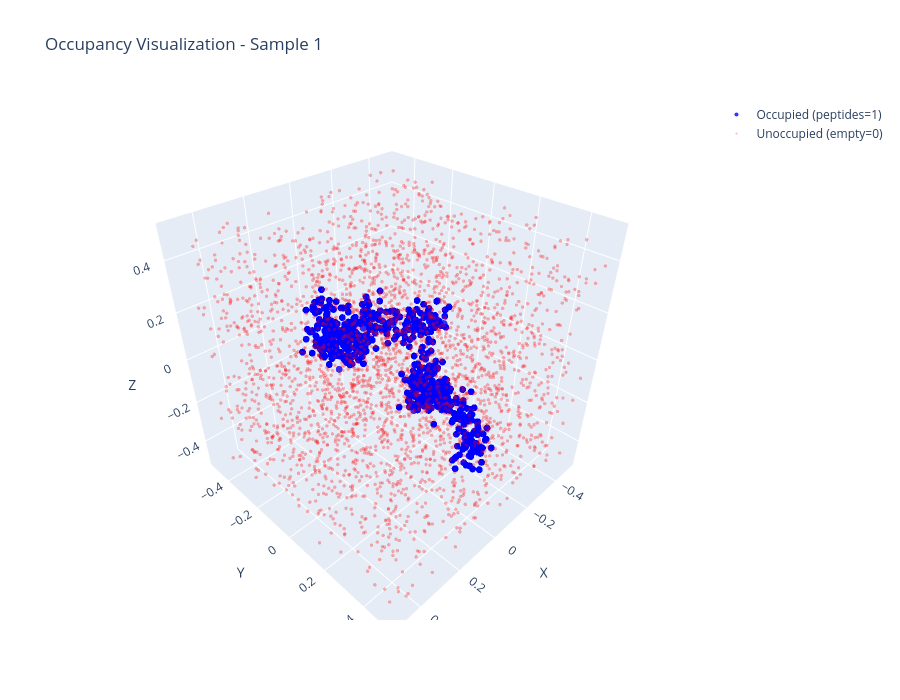

The cell this chart's notebook holds for it:
### Code cell
# Visualize Occupancy Labeling
sample_idx = 1
sample = train_dataset[sample_idx]

query_points_np = sample['query_points'].numpy()
occupancy_np = sample['occupancy'].numpy()

# Separate occupied vs unoccupied points
occupied_mask = occupancy_np > 0.5
unoccupied_mask = occupancy_np < 0.5

occupied_points = query_points_np[occupied_mask]
unoccupied_points = query_points_np[unoccupied_mask]

print(f"Sample {sample_idx} occupancy distribution:")
print(f"  Occupied points (peptides=1): {occupied_mask.sum()} points")
print(f"  Unoccupied points (empty=0): {unoccupied_mask.sum()} points")

# Create 3D visualization with occupancy points
fig = go.Figure()

# Add occupied points (blue - peptides)
if len(occupied_points) > 0:
    fig.add_trace(go.Scatter3d(
        x=occupied_points[:, 0],
        y=occupied_points[:, 1],
        z=occupied_points[:, 2],
        mode='markers',
        name='Occupied (peptides=1)',
        marker=dict(size=4, color='blue', opacity=0.8)
    ))

# Add unoccupied points (gray - empty space)
if len(unoccupied_points) > 0:
    fig.add_trace(go.Scatter3d(
        x=unoccupied_points[:, 0],
        y=unoccupied_points[:, 1],
        z=unoccupied_points[:, 2],
        mode='markers',
        name='Unoccupied (empty=0)',
        marker=dict(size=2, color='red', opacity=0.3)
    ))

fig.update_layout(
    title=f'Occupancy Visualization - Sample {sample_idx}',
    scene=dict(
        xaxis_title='X',
        yaxis_title='Y',
        zaxis_title='Z',
        aspectmode='data',
    ),
    width=900,
    height=700,
    hovermode='closest'
)
fig.show()

print(f"\n✓ Occupancy visualization complete")
print(f"✓ Blue points = actual peptide centroids (occupancy=1)")
print(f"✓ Gray points = random empty space (occupancy=0)")

### Figure 1 — Plotly figure (JSON) as saved in the notebook; plotly's stock layout.template omitted (floating-point values rounded to 4 significant figures; data arrays with more than 128 entries replaced by an {"elided": "..."} marker saying what was removed)
{"data": [{"marker": {"color": "blue", "opacity": 0.8, "size": 4}, "mode": "markers", "name": "Occupied (peptides=1)", "type": "scatter3d", "x": {"elided": "3000 float values"}, "y": {"elided": "3000 float values"}, "z": {"elided": "3000 float values"}}, {"marker": {"color": "red", "opacity": 0.3, "size": 2}, "mode": "markers", "name": "Unoccupied (empty=0)", "type": "scatter3d", "x": {"elided": "3000 float values"}, "y": {"elided": "3000 float values"}, "z": {"elided": "3000 float values"}}], "layout": {"height": 700, "hovermode": "closest", "scene": {"aspectmode": "data", "xaxis": {"title": {"text": "X"}}, "yaxis": {"title": {"text": "Y"}}, "zaxis": {"title": {"text": "Z"}}}, "title": {"text": "Occupancy Visualization - Sample 1"}, "width": 900}}
